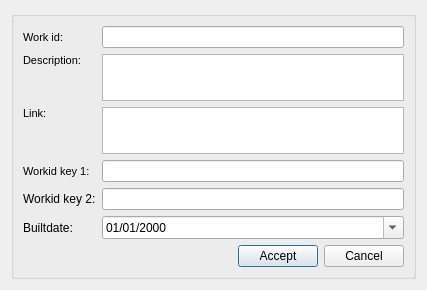
<?xml version="1.0" encoding="UTF-8"?>
<ui version="4.0">
 <class>dlg_info_workcat</class>
 <widget class="QDialog" name="dlg_info_workcat">
  <property name="geometry">
   <rect>
    <x>0</x>
    <y>0</y>
    <width>427</width>
    <height>281</height>
   </rect>
  </property>
  <property name="windowTitle">
   <string>New workcat</string>
  </property>
  <layout class="QGridLayout" name="gridLayout_2">
   <item row="0" column="0">
    <widget class="QGroupBox" name="groupBox">
     <property name="title">
      <string/>
     </property>
     <layout class="QVBoxLayout" name="verticalLayout_2">
      <item>
       <layout class="QGridLayout" name="gridLayout">
        <item row="0" column="0">
         <widget class="QLabel" name="lbl_work_id">
          <property name="font">
           <font>
            <pointsize>8</pointsize>
            <weight>50</weight>
            <bold>false</bold>
           </font>
          </property>
          <property name="frameShape">
           <enum>QFrame::NoFrame</enum>
          </property>
          <property name="frameShadow">
           <enum>QFrame::Plain</enum>
          </property>
          <property name="text">
           <string>Work id:</string>
          </property>
          <property name="textFormat">
           <enum>Qt::AutoText</enum>
          </property>
          <property name="scaledContents">
           <bool>false</bool>
          </property>
          <property name="alignment">
           <set>Qt::AlignLeading|Qt::AlignLeft|Qt::AlignVCenter</set>
          </property>
          <property name="margin">
           <number>3</number>
          </property>
         </widget>
        </item>
        <item row="1" column="0">
         <widget class="QLabel" name="lbl_descript">
          <property name="font">
           <font>
            <pointsize>8</pointsize>
            <weight>50</weight>
            <bold>false</bold>
           </font>
          </property>
          <property name="frameShape">
           <enum>QFrame::NoFrame</enum>
          </property>
          <property name="frameShadow">
           <enum>QFrame::Plain</enum>
          </property>
          <property name="text">
           <string>Description:</string>
          </property>
          <property name="textFormat">
           <enum>Qt::AutoText</enum>
          </property>
          <property name="scaledContents">
           <bool>false</bool>
          </property>
          <property name="alignment">
           <set>Qt::AlignLeading|Qt::AlignLeft|Qt::AlignTop</set>
          </property>
          <property name="margin">
           <number>3</number>
          </property>
         </widget>
        </item>
        <item row="1" column="1">
         <widget class="QTextEdit" name="descript">
          <property name="sizePolicy">
           <sizepolicy hsizetype="Expanding" vsizetype="Maximum">
            <horstretch>0</horstretch>
            <verstretch>0</verstretch>
           </sizepolicy>
          </property>
          <property name="minimumSize">
           <size>
            <width>0</width>
            <height>0</height>
           </size>
          </property>
          <property name="maximumSize">
           <size>
            <width>16777215</width>
            <height>47</height>
           </size>
          </property>
         </widget>
        </item>
        <item row="0" column="1">
         <widget class="QLineEdit" name="cat_work_id">
          <property name="enabled">
           <bool>true</bool>
          </property>
          <property name="frame">
           <bool>true</bool>
          </property>
         </widget>
        </item>
        <item row="3" column="0">
         <widget class="QLabel" name="lbl_workid_key_1">
          <property name="font">
           <font>
            <pointsize>8</pointsize>
           </font>
          </property>
          <property name="frameShape">
           <enum>QFrame::NoFrame</enum>
          </property>
          <property name="frameShadow">
           <enum>QFrame::Plain</enum>
          </property>
          <property name="text">
           <string>Workid key 1:</string>
          </property>
          <property name="textFormat">
           <enum>Qt::AutoText</enum>
          </property>
          <property name="scaledContents">
           <bool>false</bool>
          </property>
          <property name="alignment">
           <set>Qt::AlignLeading|Qt::AlignLeft|Qt::AlignVCenter</set>
          </property>
          <property name="margin">
           <number>3</number>
          </property>
         </widget>
        </item>
        <item row="2" column="0">
         <widget class="QLabel" name="lbl_link">
          <property name="sizePolicy">
           <sizepolicy hsizetype="Fixed" vsizetype="Preferred">
            <horstretch>0</horstretch>
            <verstretch>0</verstretch>
           </sizepolicy>
          </property>
          <property name="font">
           <font>
            <pointsize>8</pointsize>
           </font>
          </property>
          <property name="frameShape">
           <enum>QFrame::NoFrame</enum>
          </property>
          <property name="frameShadow">
           <enum>QFrame::Plain</enum>
          </property>
          <property name="text">
           <string>Link:</string>
          </property>
          <property name="textFormat">
           <enum>Qt::AutoText</enum>
          </property>
          <property name="scaledContents">
           <bool>false</bool>
          </property>
          <property name="alignment">
           <set>Qt::AlignLeading|Qt::AlignLeft|Qt::AlignTop</set>
          </property>
          <property name="margin">
           <number>3</number>
          </property>
         </widget>
        </item>
        <item row="4" column="0">
         <widget class="QLabel" name="lbl_workid_key_2">
          <property name="text">
           <string>Workid key 2:</string>
          </property>
         </widget>
        </item>
        <item row="5" column="0">
         <widget class="QLabel" name="lbl_builtdate">
          <property name="sizePolicy">
           <sizepolicy hsizetype="Fixed" vsizetype="Preferred">
            <horstretch>0</horstretch>
            <verstretch>0</verstretch>
           </sizepolicy>
          </property>
          <property name="text">
           <string>Builtdate:</string>
          </property>
         </widget>
        </item>
        <item row="4" column="1">
         <widget class="QLineEdit" name="workid_key_2"/>
        </item>
        <item row="2" column="1">
         <widget class="QTextEdit" name="link">
          <property name="sizePolicy">
           <sizepolicy hsizetype="Expanding" vsizetype="Maximum">
            <horstretch>0</horstretch>
            <verstretch>0</verstretch>
           </sizepolicy>
          </property>
          <property name="maximumSize">
           <size>
            <width>16777215</width>
            <height>47</height>
           </size>
          </property>
         </widget>
        </item>
        <item row="3" column="1">
         <widget class="QLineEdit" name="workid_key_1">
          <property name="frame">
           <bool>true</bool>
          </property>
         </widget>
        </item>
        <item row="5" column="1">
         <widget class="QDateEdit" name="builtdate">
          <property name="displayFormat">
           <string>dd/MM/yyyy</string>
          </property>
          <property name="calendarPopup">
           <bool>true</bool>
          </property>
         </widget>
        </item>
        <item row="6" column="1">
         <layout class="QHBoxLayout" name="horizontalLayout_7">
          <item>
           <spacer name="horizontalSpacer_2">
            <property name="orientation">
             <enum>Qt::Horizontal</enum>
            </property>
            <property name="sizeHint" stdset="0">
             <size>
              <width>40</width>
              <height>20</height>
             </size>
            </property>
           </spacer>
          </item>
          <item>
           <widget class="QPushButton" name="btn_accept">
            <property name="text">
             <string>Accept</string>
            </property>
           </widget>
          </item>
          <item>
           <widget class="QPushButton" name="btn_cancel">
            <property name="text">
             <string>Cancel</string>
            </property>
           </widget>
          </item>
         </layout>
        </item>
       </layout>
      </item>
      <item>
       <spacer name="verticalSpacer">
        <property name="orientation">
         <enum>Qt::Vertical</enum>
        </property>
        <property name="sizeHint" stdset="0">
         <size>
          <width>20</width>
          <height>40</height>
         </size>
        </property>
       </spacer>
      </item>
     </layout>
    </widget>
   </item>
  </layout>
 </widget>
 <tabstops>
  <tabstop>btn_accept</tabstop>
 </tabstops>
 <resources/>
 <connections/>
</ui>
